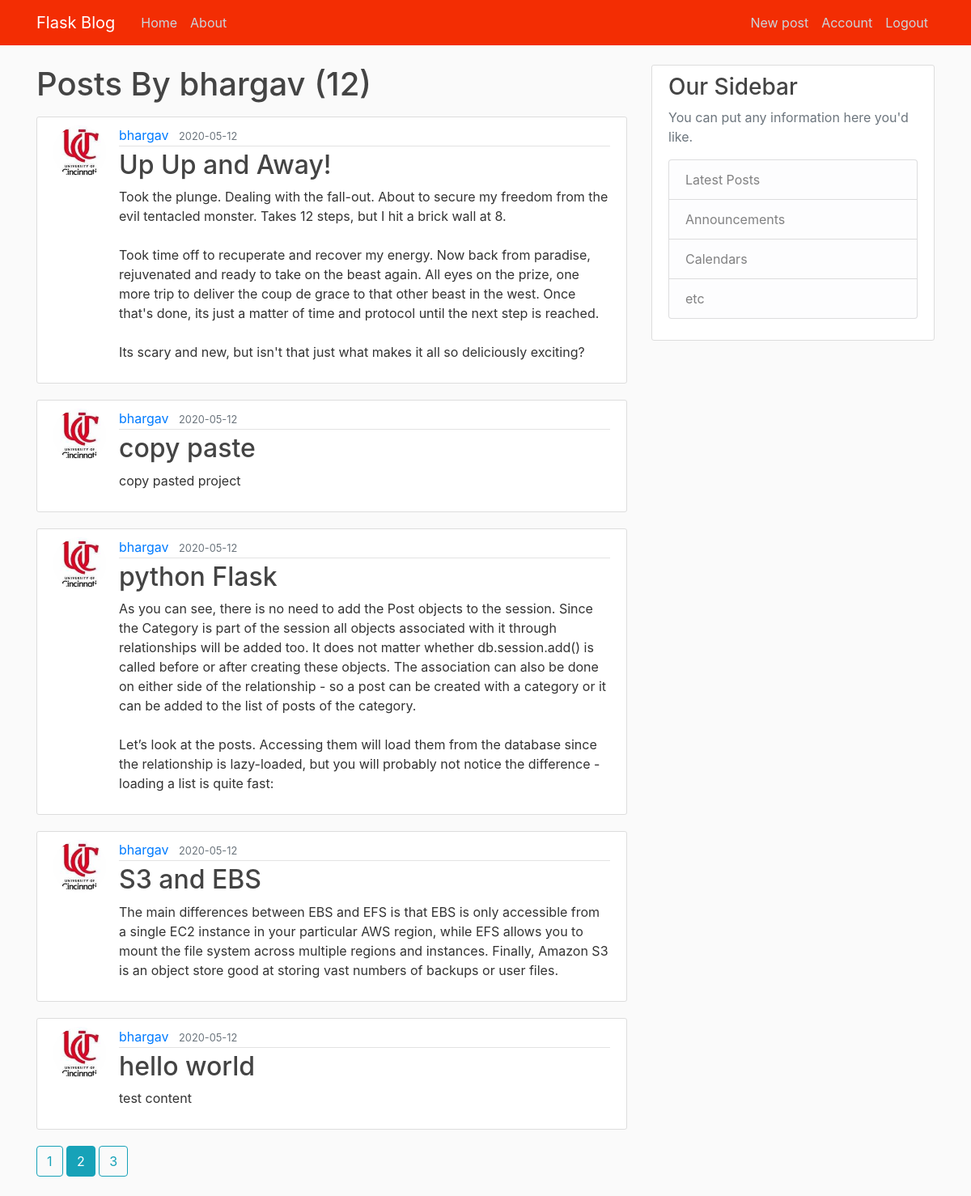
Screenshot of /user/bhargav?page=2 (signed in) with the database file from the repository.
### basic/models.py (models this page shows, shortened)
class User(db.Model, UserMixin):
	id=db.Column(db.Integer,primary_key=True)
	username=db.Column(db.String(20),unique=True,nullable=False)
	email=db.Column(db.String(100),unique=True,nullable=False)
	image_file=db.Column(db.String(20),nullable=False,default='default.jpg')
	password=db.Column(db.String(60),nullable=False)
	posts= db.relationship('Post',backref='author',lazy=True)

class Post(db.Model):
	id=db.Column(db.Integer,primary_key=True)
	title=db.Column(db.String(100), nullable=False)
	date_posted=db.Column(db.DateTime,nullable=False,default=datetime.utcnow)
	content=db.Column(db.Text, nullable=False)
	user_id=db.Column(db.Integer, db.ForeignKey('user.id'),nullable=False)

### basic/users/routes.py (the view)
@users.route("/user/<string:username>")
def user_posts(username):
	page=request.args.get('page', 1, type=int)
	user = User.query.filter_by(username=username).first_or_404()
	posts = Post.query.filter_by(author=user)\
			.order_by(Post.date_posted.desc())\
			.paginate(page=page, per_page=5)
	return render_template('user_posts.html', posts=posts, user=user)

### basic/models.py (called while the page is built)
@login_manager.user_loader
def load_user(user_id):
	return User.query.get(int(user_id))

### basic/templates/user_posts.html
{% extends "layout.html" %}
{% block content %}
<h1 class="mb-3">Posts By {{ user.username }} ({{ posts.total }}) </h1>
{% for post in posts.items %}
<article class="media content-section">
	<img class="rounded-circle article-img" src="{{ url_for('static', filename='profile_pics/'+ post.author.image_file) }}">
  <div class="media-body">
    <div class="article-metadata">
      <a class="mr-2" href="{{ url_for('users.user_posts', username=post.author.username)}}">{{ post.author.username }}</a>
      <small class="text-muted">{{ post.date_posted.strftime('%Y-%m-%d') }}</small>
    </div>
    <h2><a class="article-title" href="{{ url_for('posts.post', post_id=post.id) }}">{{ post.title }}</a></h2>
    <p class="article-content">{{ post.content }}</p>
  </div>
</article>
{% endfor%}
{% for page_num in posts.iter_pages(left_edge=1, right_edge=1, left_current=1, right_current=2) %}
{% if page_num %}
{% if posts.page==page_num %}
<a class="btn btn-info mb-4" href="{{ url_for('users.user_posts', username=user.username, page=page_num)}}">{{ page_num }}</a>
{% else %}
<a class="btn btn-outline-info mb-4" href="{{ url_for('users.user_posts', username=user.username, page=page_num)}}">{{ page_num }}</a>
{% endif %}
{% else %}
...
{% endif %}
{% endfor %}
{% endblock content %}

### basic/static/main.css (style rules this page uses)
body { background: #fafafa; color: #333333; margin-top: 5rem; }
h1, h2, h3, h4, h5, h6 { color: #444444; }
.content-section { background: #ffffff; padding: 10px 20px; border: 1px solid #dddddd; border-radius: 3px; margin-bottom: 20px; }
.article-title { color: #444444; }
.article-content { white-space: pre-line; }
.article-img { height: 65px; width: 65px; margin-right: 16px; }
.article-metadata { padding-bottom: 1px; margin-bottom: 4px; border-bottom: 1px solid #e3e3e3 }

### rows the page displays
User: username "bhargav"
Post: image_file (picture), author.username "bhargav", date_posted "2020-05-12", title "Up Up and Away!", content "Took the plunge. Dealing with the fall-out. About to secure my freedom from the evil tentacled monster. Takes 12 steps, but I hit a brick wall at 8. Took time off to recuperate and recover my energy. Now back from paradise, rejuvenated and ready to take on the beast again. All eyes on the prize, one more trip to deliver the coup de grace to that other beast in the west. Once that's done, its just a matter of time and protocol until the next step is reached. Its scary and new, but isn't that just what makes it all so deliciously exciting?"
Post: image_file (picture), author.username "bhargav", date_posted "2020-05-12", title "copy paste", content "copy pasted project"
Post: image_file (picture), author.username "bhargav", date_posted "2020-05-12", title "python Flask", content "As you can see, there is no need to add the Post objects to the session. Since the Category is part of the session all objects associated with it through relationships will be added too. It does not matter whether db.session.add() is called before or after creating these objects. The association can also be done on either side of the relationship - so a post can be created with a category or it can be added to the list of posts of the category. Let’s look at the posts. Accessing them will load them from the database since the relationship is lazy-loaded, but you will probably not notice the difference - loading a list is quite fast:"
Post: image_file (picture), author.username "bhargav", date_posted "2020-05-12", title "S3 and EBS", content "The main differences between EBS and EFS is that EBS is only accessible from a single EC2 instance in your particular AWS region, while EFS allows you to mount the file system across multiple regions and instances. Finally, Amazon S3 is an object store good at storing vast numbers of backups or user files."
Post: image_file (picture), author.username "bhargav", date_posted "2020-05-12", title "hello world", content "test content"

### other values shown
{{ posts.total }} "12"
{{ page_num }} "1" "3"
{{ page_num }} "2"
